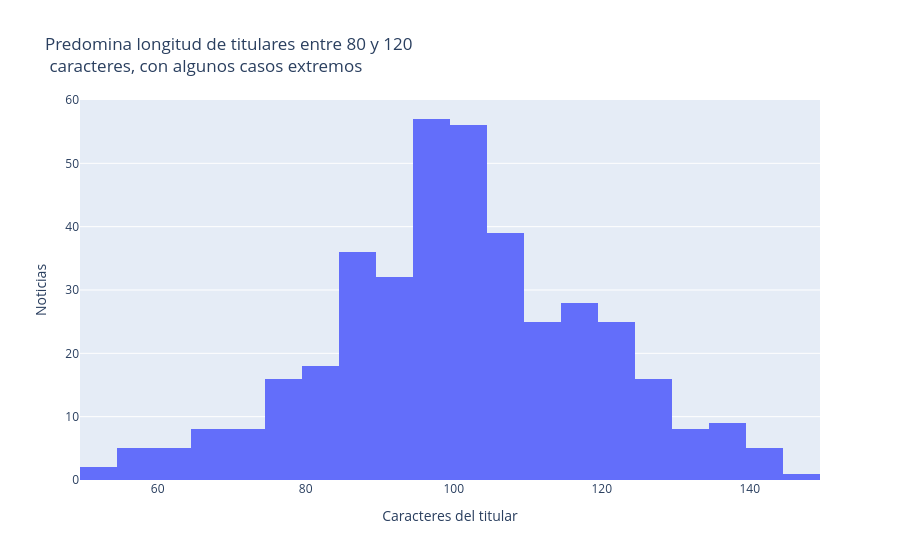

Notebook code cell kept with this figure:
### Markdown cell above
Se identifica que la distribución es casi homogénea entre las 4 categorías, ya que todas tienen 100 noticias, menos deportes, que tiene 99. Sobre la distribución de años, casi todas corresponden al año 2026, pero también hay de años anteriores, siendo el más antiguo, la noticia del año 2019.

### Code cell
noticias["largo_titular"] = noticias["titular"].str.len()  # número de caracteres
fig3 = px.histogram(noticias, x="largo_titular", nbins=20,
                    title="Predomina longitud de titulares entre 80 y 120 <br> caracteres, con algunos casos extremos",
                    labels={"largo_titular": "Caracteres del titular"})
fig3.update_yaxes(title="Noticias")
fig3.show()

### Figure 1 — Plotly figure (JSON) as saved in the notebook; plotly's stock layout.template omitted (floating-point values rounded to 4 significant figures; data arrays with more than 128 entries replaced by an {"elided": "..."} marker saying what was removed)
{"data": [{"bingroup": "x", "hovertemplate": "Caracteres del titular=%{x}<br>count=%{y}<extra></extra>", "legendgroup": "", "marker": {"color": "#636efa", "pattern": {"shape": ""}}, "name": "", "nbinsx": 20, "orientation": "v", "showlegend": false, "type": "histogram", "x": {"elided": "399 int values"}, "xaxis": "x", "yaxis": "y"}], "layout": {"barmode": "relative", "legend": {"tracegroupgap": 0}, "title": {"text": "Predomina longitud de titulares entre 80 y 120 <br> caracteres, con algunos casos extremos"}, "xaxis": {"anchor": "y", "domain": [0, 1], "title": {"text": "Caracteres del titular"}}, "yaxis": {"anchor": "x", "domain": [0, 1], "title": {"text": "Noticias"}}}}
